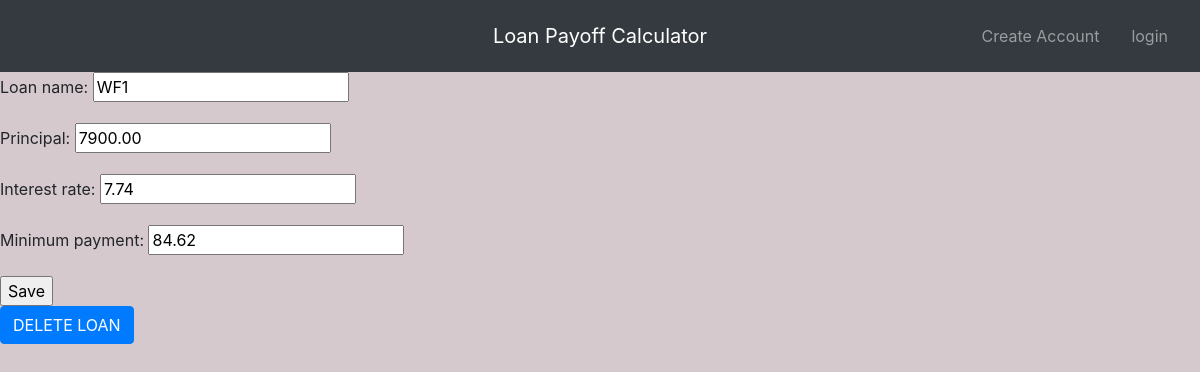
Page /2/update/ on the committed database.
### loans/models.py (models this page shows, shortened)
class LoanInformation(models.Model):
    loan_user       = models.ForeignKey(Profile, on_delete=models.CASCADE,default=1)
    principal       = models.DecimalField(decimal_places=2, max_digits=100)
    interest_rate   = models.DecimalField(decimal_places=2, max_digits=3)
    minimum_payment = models.DecimalField(decimal_places=2, max_digits=10)
    loan_name       = models.CharField(max_length=25)

### loans/views.py (the view)
# urls.py: path('<int:id>/update/', views.LoanUpdateView.as_view(), name='loan-update'),
class LoanUpdateView(UpdateView):
    template_name = 'loans/LoanInformation_update.html'
    form_class = AddLoans
    def get_object(self):
        id_ = self.kwargs.get("id")
        return get_object_or_404(LoanInformation, id=id_)

### loans/forms.py
class AddLoans(forms.ModelForm):
    class Meta:
        model = LoanInformation
        fields = [
            'loan_name',
            'principal',
            'interest_rate',
            'minimum_payment',
        ]

### loans/templates/loans/loaninformation_update.html
{% extends 'base.html' %}
{% block content %}
<form action='.' method='POST'>{% csrf_token %}
    {{ form.as_p }}
    <input type='submit' value='Save' />
</form>
<div> <a class="btn btn-primary" href="{% url 'loans:loan-delete' object.id %}" role="button">DELETE LOAN</a></div>
{% endblock %}

### static/css/main.css (style rules this page uses)
body { background-color: #d5c9cd; }

### rows in the picture
LoanInformation: loan_name "WF1", principal "7900.00", interest_rate "7.74", minimum_payment "84.62"
